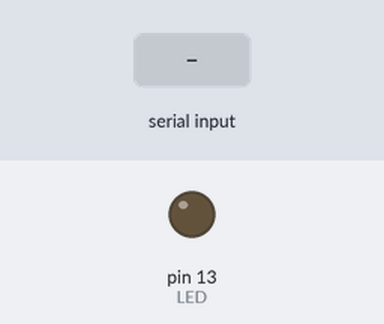
The sketch below on a simulated Arduino Uno, built with avr-gcc and run on an emulated ATmega328P. Shown: output pins drawn as LEDs (lit = HIGH). The inputs (shaded band) are chosen by the test bench.

Above: at 1.2 s.
1.3 s: "1" received over Serial
At 1.6 s:
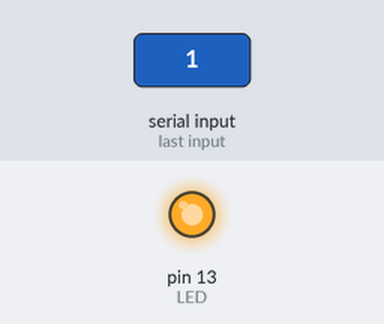
2.8 s: "0" received over Serial
At 4.0 s:
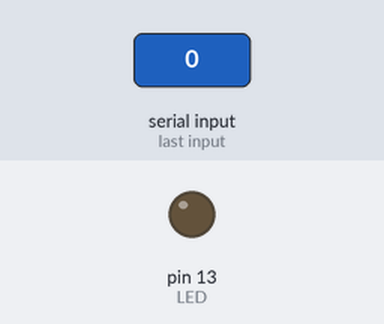
Timing chart, 0 to 5.8 s (numbered marks = the images above; inputs shaded):
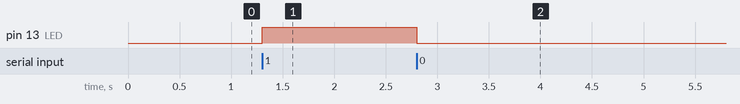

Measured:
- after the input at 1.3 s, pin 13 (LED): LOW → HIGH at once
- after the input at 2.8 s, pin 13 (LED): HIGH → LOW at once

The sketch:

7-ComunicacionSerial-Arduino.ino
```cpp
/*
  AUTOR: MICROSIDE TECHNOLOGY S.A. DE C.V.
  FECHA: JUNIO 2019
*/
/**************************************************************************
  Implementar comunicación serial para enviar un comando simple para prender y
  apagar un LED incluido en la tarjeta X - UNO, y un segundo comando para
  preguntar el estado de un botón.
**************************************************************************/
const int LED = 13;                    //Número del pin para LED
const int BOTON = 8;                   //Número del pin para BOTÓN
int EstadoBoton = 0;                   //Variable para guardar el estado
void setup()
{
   pinMode (BOTON, INPUT_PULLUP);                   //Inicializa el PIN como entrada con pull - up
   pinMode (LED, OUTPUT);                           //Inicializa el PIN como una salida digital
   Serial.begin (9600);                             //Inicializa el puerto serie a 9600 baud
}

void loop()
{
   if (Serial.available () )                      //Pregunta si ha recibido algún dato
   {
      char Caracter = Serial.read ();              //guarda el caracter
      if (Caracter == '1')
      {
         digitalWrite (LED, HIGH);               //Enciende el LED
      }

      else if (Caracter == '0')
      {
         digitalWrite (LED, LOW);               //Apaga el LED
      }

      else if (Caracter == '?')
      {
         EstadoBoton = digitalRead (BOTON);    //Leer estado del botón
         if (EstadoBoton == HIGH)
         {
            //Pregunta el estado del botón
            Serial.print ("0");               //Envía un 0 si el botón no está presionado
            } else {
            Serial.print ("1");               //Envía un 1 si el botón está presionado
         }
      }
   }
}
```
